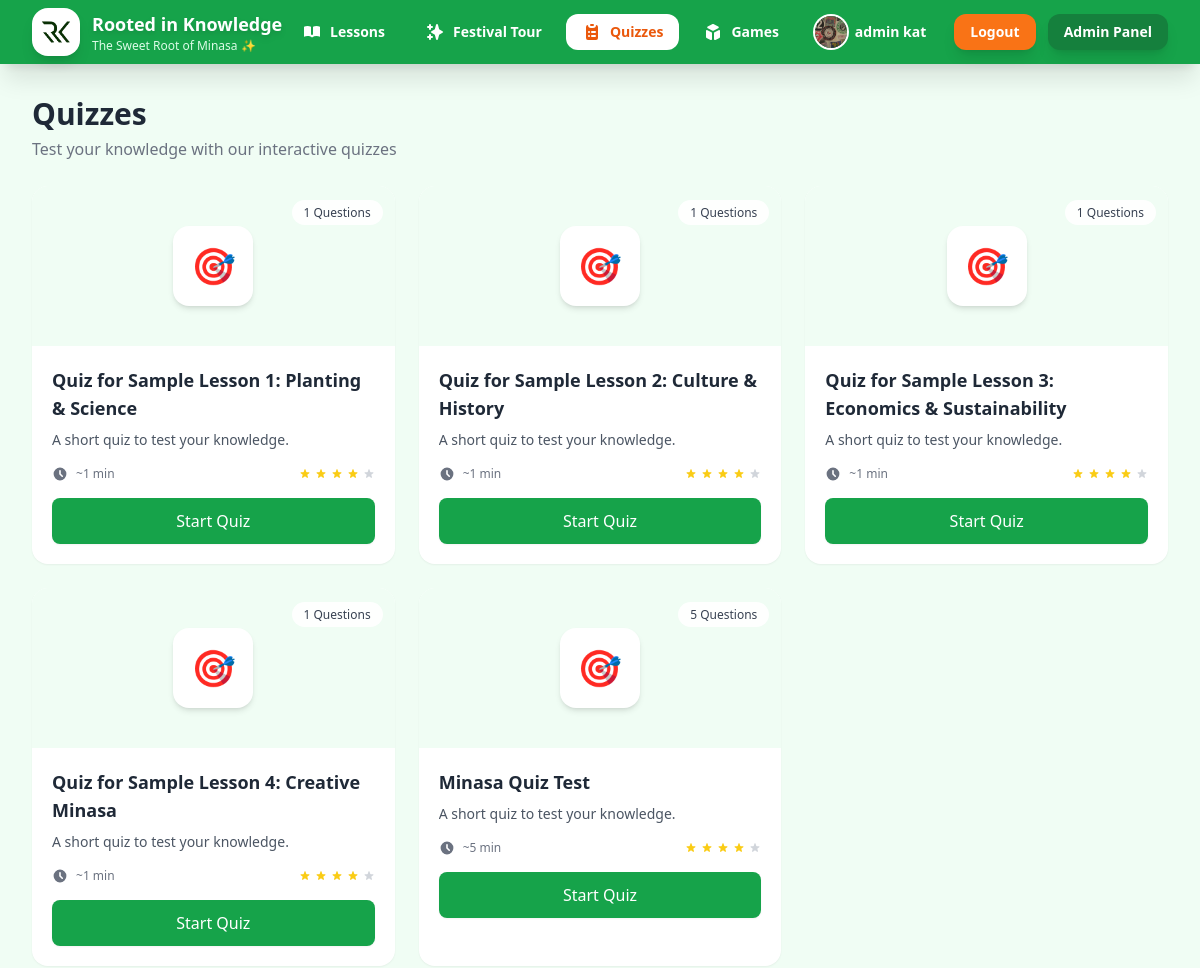
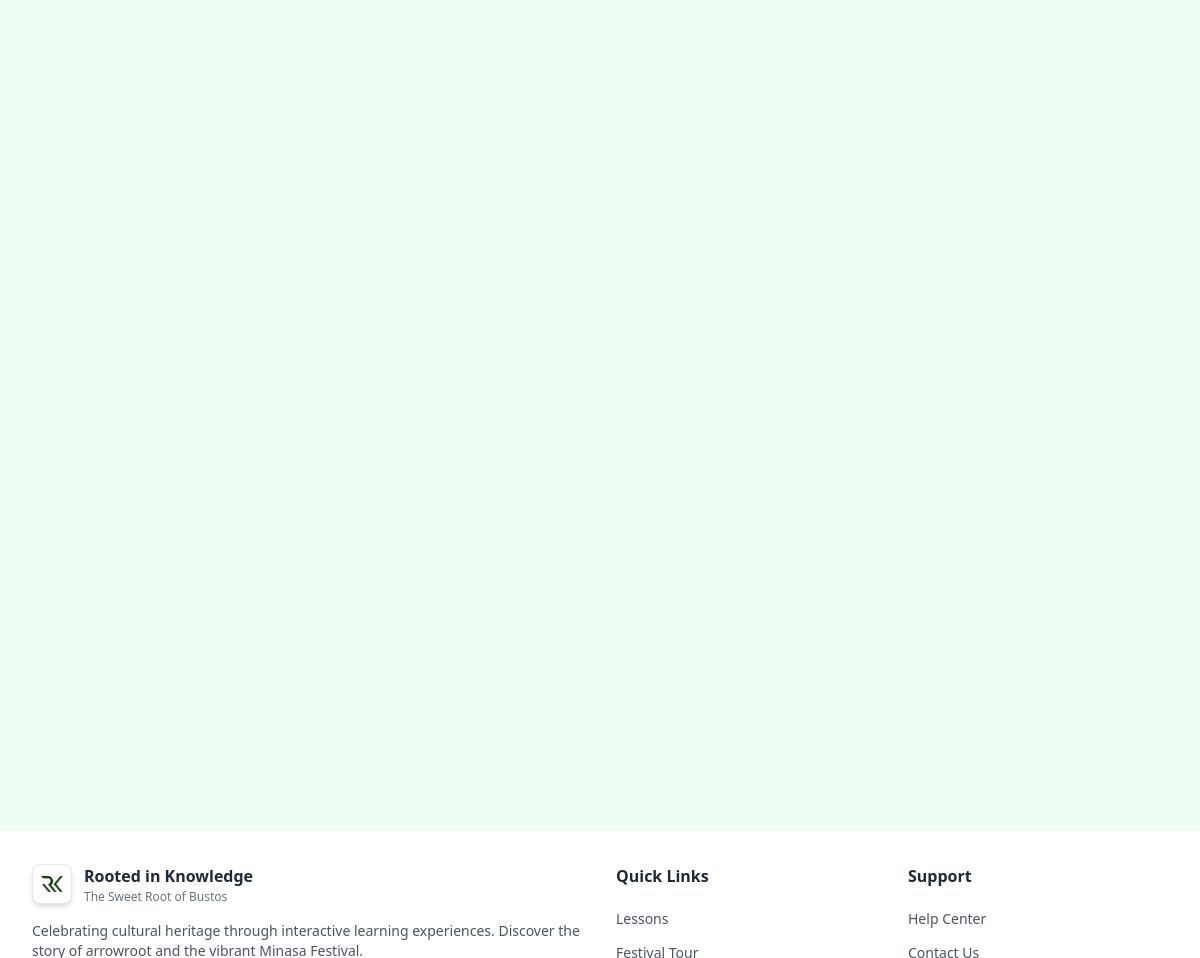
The app's page /quizzes/ (signed in) with its own data (2 pictures, top to bottom).
### core/models.py (models this page shows, shortened)
class StudentProfile(models.Model):
    user = models.OneToOneField(settings.AUTH_USER_MODEL, on_delete=models.CASCADE)
    full_name = models.CharField(max_length=200, blank=True)
    profile_picture = models.ImageField(upload_to='profile_pics/', blank=True, null=True)
    birthday = models.DateField(null=True, blank=True)
    grade = models.PositiveSmallIntegerField(null=True, blank=True)
    must_change_password = models.BooleanField(default=True)
    created_at = models.DateTimeField(auto_now_add=True)

### quizzes/models.py (models this page shows, shortened)
class Quiz(models.Model):
    title = models.CharField(max_length=200)
    article = models.ForeignKey(Article, on_delete=models.SET_NULL, null=True, blank=True)

### quizzes/views.py (the view)
# urls.py: path('', views.quiz_list, name='quiz_list'),
@login_required
def quiz_list(request):
    qs = Quiz.objects.all()
    return render(request, 'quizzes/quiz_list.html', {'quizzes': qs})

### quizzes/templates/quizzes/quiz_list.html (shortened to what this page needs)
{% extends 'core/base.html' %}
{% block content %}
<div class="mb-6">
  <h2 class="text-3xl font-bold text-gray-800">Quizzes</h2>
  <p class="text-gray-500 mt-1">Test your knowledge with our interactive quizzes</p>
</div>
<div class="grid grid-cols-1 md:grid-cols-2 lg:grid-cols-3 gap-6">
  {% for q in quizzes %}
    <div class="bg-white rounded-2xl shadow-sm overflow-hidden hover:shadow-lg transition-shadow duration-300" data-aos="fade-up" data-aos-delay="{{ forloop.counter0|add:'0'|stringformat:'d'|slice:':1' }}0">
      <div class="relative h-40 bg-green-50 flex items-center justify-center">
        <div class="w-20 h-20 bg-white rounded-2xl shadow-md flex items-center justify-center">
          <span class="text-4xl">🎯</span>
        </div>
        <div class="absolute top-3 right-3">
          <span class="px-3 py-1 bg-white bg-opacity-90 backdrop-blur-sm rounded-full text-xs font-medium text-gray-700">
            {{ q.questions.count }} Questions
          </span>
        </div>
      </div>
      <div class="p-5">
        <h3 class="font-bold text-gray-800 text-lg mb-2 line-clamp-2">{{ q.title }}</h3>
        <p class="text-gray-600 text-sm mb-4 line-clamp-3">{% if q.description %}{{ q.description }}{% else %}A short quiz to test your knowledge.{% endif %}</p>
        <div class="flex items-center justify-between mb-4">
          <div class="flex items-center gap-2 text-xs text-gray-500">
            <svg class="w-4 h-4" fill="currentColor" viewBox="0 0 20 20">
              <path fill-rule="evenodd" d="M10 18a8 8 0 100-16 8 8 0 000 16zm1-12a1 1 0 10-2 0v4a1 1 0 00.293.707l2.828 2.829a1 1 0 101.415-1.415L11 9.586V6z" clip-rule="evenodd"></path>
            </svg>
            <span>~{{ q.questions.count|add:'0' }} min</span>
          </div>
          <div class="flex items-center gap-1">
            {% for i in "12345" %}
              <svg class="w-3 h-3 {% if forloop.counter <= 4 %}text-yellow-400{% else %}text-gray-300{% endif %}" fill="currentColor" viewBox="0 0 20 20">
                <path d="M9.049 2.927c.3-.921 1.603-.921 1.902 0l1.07 3.292a1 1 0 00.95.69h3.462c.969 0 1.371 1.24.588 1.81l-2.8 2.034a1 1 0 00-.364 1.118l1.07 3.292c.3.921-.755 1.688-1.54 1.118l-2.8-2.034a1 1 0 00-1.175 0l-2.8 2.034c-.784.57-1.838-.197-1.539-1.118l1.07-3.292a1 1 0 00-.364-1.118L2.98 8.72c-.783-.57-.38-1.81.588-1.81h3.461a1 1 0 00.951-.69l1.07-3.292z"></path>
              </svg>
            {% endfor %}
          </div>
        </div>
        <a href="{% url 'quizzes:quiz_detail' q.id %}" class="block w-full text-center px-4 py-2.5 bg-green-600 hover:bg-green-700 text-white font-medium rounded-lg transition-all duration-200 shadow-sm hover:shadow-md">
          Start Quiz
        </a>
      </div>
    </div>
  {% endfor %}
</div>
{% endblock %}

### core/templates/core/base.html (shortened to what this page needs)
{% load static %}
<!doctype html>
<html lang="en">
  <head>
    <script src="https://cdn.tailwindcss.com"></script>
    <link href="https://unpkg.com/aos@2.3.4/dist/aos.css" rel="stylesheet">
  </head>
  <body class="bg-green-50 text-gray-800 font-sans leading-relaxed antialiased" x-data="{ mobileMenuOpen: false }">
    <header class="bg-green-600 shadow-xl sticky top-0 z-50">
      <div class="max-w-7xl mx-auto px-4 sm:px-6 lg:px-8">
        <div class="flex items-center justify-between h-16">
          <a href="/" class="flex items-center gap-3 group hover-bounce">
            <div class="w-12 h-12 bg-white rounded-2xl flex items-center justify-center shadow-lg group-hover:shadow-2xl transition-all duration-300 transform group-hover:rotate-12 overflow-hidden">
              <img src="{% static 'pictures/main_logo.png' %}" alt="Logo" class="w-full h-full object-contain p-1">
            </div>
            <div class="hidden sm:block">
              <h1 class="text-lg font-bold text-white drop-shadow-md">Rooted in Knowledge</h1>
              <p class="text-xs text-green-100">The Sweet Root of Minasa ✨</p>
            </div>
          </a>
          <nav class="hidden md:flex items-center gap-2">
            <a href="/lessons/" class="px-4 py-2 text-sm font-bold {% if request.path == '/lessons/' or '/lesson/' in request.path %}bg-white text-orange-600{% else %}text-white hover:bg-white hover:text-orange-600{% endif %} rounded-xl transition-all duration-200 hover-bounce">
              <span class="flex items-center gap-2">
                <svg class="w-5 h-5" fill="currentColor" viewBox="0 0 20 20">
                  <path d="M9 4.804A7.968 7.968 0 005.5 4c-1.255 0-2.443.29-3.5.804v10A7.969 7.969 0 015.5 14c1.669 0 3.218.51 4.5 1.385A7.962 7.962 0 0114.5 14c1.255 0 2.443.29 3.5.804v-10A7.968 7.968 0 0014.5 4c-1.255 0-2.443.29-3.5.804V12a1 1 0 11-2 0V4.804z"></path>
                </svg>
                Lessons
              </span>
            </a>
            <a href="/festival-tour/" class="px-4 py-2 text-sm font-bold {% if '/festival-tour/' in request.path %}bg-white text-orange-600{% else %}text-white hover:bg-white hover:text-orange-600{% endif %} rounded-xl transition-all duration-200 hover-bounce">
              <span class="flex items-center gap-2">
                Festival Tour
              </span>
            </a>
            <a href="/quizzes/" class="px-4 py-2 text-sm font-bold {% if '/quiz' in request.path %}bg-white text-orange-600{% else %}text-white hover:bg-white hover:text-orange-600{% endif %} rounded-xl transition-all duration-200 hover-bounce">
              <span class="flex items-center gap-2">
                Quizzes
              </span>
            </a>
            <a href="{% url 'games:game_list' %}" class="px-4 py-2 text-sm font-bold {% if '/games/' in request.path %}bg-white text-orange-600{% else %}text-white hover:bg-white hover:text-orange-600{% endif %} rounded-xl transition-all duration-200 hover-bounce">
              <span class="flex items-center gap-2">
                Games
              </span>
            </a>
          </nav>
          <div class="flex items-center gap-2">
            {% if user.is_authenticated %}
              <div class="hidden md:flex items-center gap-3">
                <a href="{% url 'core:profile' %}" class="flex items-center gap-2 px-4 py-2 text-sm font-bold text-white hover:bg-white hover:text-green-600 rounded-xl transition-all duration-200 hover-bounce">
                  {% if user.studentprofile.profile_picture %}
                    <img src="{{ user.studentprofile.profile_picture.url }}" alt="{{ user.username }}" class="w-8 h-8 rounded-full object-cover ring-2 ring-white">
                  {% endif %}
                  <span>
                    {% if user.first_name %}
                      {{ user.first_name }}
                    {% else %}
                      {{ user.username }}
                    {% endif %}
                  </span>
                </a>
                <a href="{% url 'logout' %}" class="px-4 py-2 text-sm font-bold text-white bg-orange-500 hover:bg-orange-600 rounded-xl shadow-lg hover:shadow-xl transition-all duration-200 hover:scale-105">
                  Logout
                </a>
                {% if user.is_superuser %}
                  <a href="/admin-panel/" class="px-4 py-2 text-sm font-bold text-white bg-green-700 hover:bg-green-800 rounded-xl shadow-lg hover:shadow-xl transition-all duration-200 hover:scale-105">
                    Admin Panel
                  </a>
                {% endif %}
              </div>
            {% endif %}
          </div>
        </div>
      </div>
    </header>
    <main class="max-w-7xl mx-auto px-4 sm:px-6 lg:px-8 py-8 min-h-[calc(100vh-16rem)]">
      {% block content %}{% endblock %}
    </main>
    <footer class="bg-white mt-16 border-t border-gray-100">
      <div class="max-w-7xl mx-auto px-4 sm:px-6 lg:px-8 py-8">
        <div class="grid grid-cols-1 md:grid-cols-4 gap-8">
          <div class="col-span-1 md:col-span-2">
            <div class="flex items-center gap-3 mb-4">
              <div class="w-10 h-10 bg-white rounded-lg flex items-center justify-center shadow-md overflow-hidden border border-gray-200">
                <img src="{% static 'pictures/main_logo.png' %}" alt="Logo" class="w-full h-full object-contain p-1">
              </div>
              <div>
                <h3 class="font-bold text-gray-800">Rooted in Knowledge</h3>
                <p class="text-xs text-gray-500">The Sweet Root of Bustos</p>
              </div>
            </div>
            <p class="text-sm text-gray-600 mb-4">Celebrating cultural heritage through interactive learning experiences. Discover the story of arrowroot and the vibrant Minasa Festival.</p>
          </div>
          <div>
            <h4 class="font-semibold text-gray-800 mb-4">Quick Links</h4>
            <ul class="space-y-2">
              <li><a href="/lessons/" class="text-sm text-gray-600 hover:text-purple-600 transition">Lessons</a></li>
              <li><a href="/festival-tour/" class="text-sm text-gray-600 hover:text-purple-600 transition">Festival Tour</a></li>
            </ul>
          </div>
          <div>
            <h4 class="font-semibold text-gray-800 mb-4">Support</h4>
            <ul class="space-y-2">
              <li><a href="#" class="text-sm text-gray-600 hover:text-purple-600 transition">Help Center</a></li>
              <li><a href="#" class="text-sm text-gray-600 hover:text-purple-600 transition">Contact Us</a></li>
            </ul>
          </div>
        </div>
      </div>
    </footer>
  </body>
</html>

### core/templates/core/base.html (style rules this page uses)
:root { --cream: #FFF9F0; --leaf: #7CB67E; --brown: #8B5E3C; --gold: #FFD700; --festival-green: #4CAF50; --festival-orange: #FF9800; --festival-yellow: #FDD835; --festival-blue: #42A5F5; --light-green: #8BC34A; }
* { transition: all 0.3s cubic-bezier(0.4, 0, 0.2, 1); }

### records on screen
Quiz: questions.count "1", title "Quiz for Sample Lesson 1: Planting & Science", questions.count|add "1"
Quiz: questions.count "1", title "Quiz for Sample Lesson 2: Culture & History", questions.count|add "1"
Quiz: questions.count "1", title "Quiz for Sample Lesson 3: Economics & Sustainability", questions.count|add "1"
Quiz: questions.count "1", title "Quiz for Sample Lesson 4: Creative Minasa", questions.count|add "1"
Quiz: questions.count "5", title "Minasa Quiz Test", questions.count|add "5"

### other values on screen
{{ user.username }} "admin kat"
